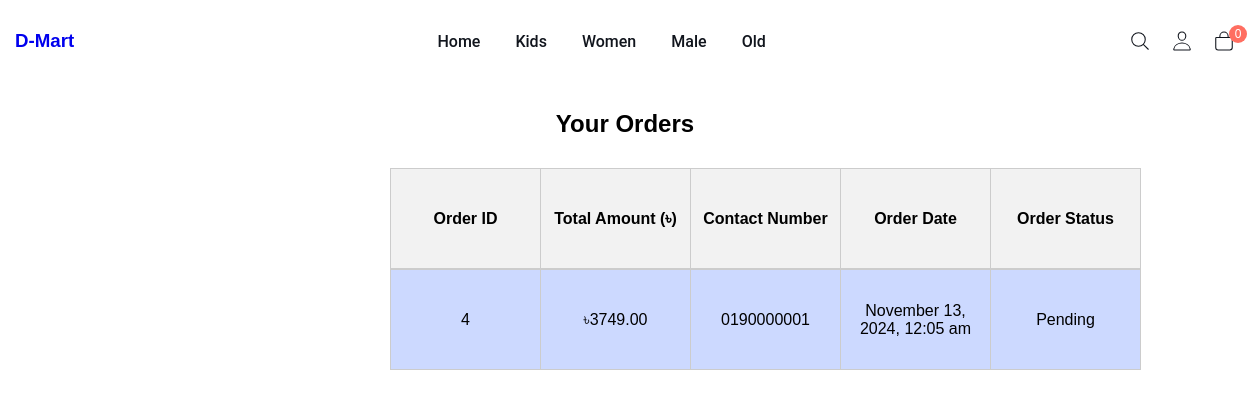
The app's page /frontend/order_status.php (signed in) with its own data.
### tables this page shows
CREATE TABLE `categories` (
  `id` int(11) NOT NULL,
  `name` varchar(250) NOT NULL,
  `status` tinyint(1) NOT NULL DEFAULT 1
);

CREATE TABLE `orders` (
  `id` int(11) NOT NULL,
  `user_id` int(11) NOT NULL,
  `name` varchar(100) NOT NULL,
  `email` varchar(100) NOT NULL,
  `contact_number` varchar(50) NOT NULL,
  `address` varchar(250) NOT NULL,
  `total_amount` decimal(10,2) NOT NULL,
  `order_status` int(11) NOT NULL DEFAULT 0,
  `order_date_time` datetime NOT NULL DEFAULT current_timestamp(),
  `status` tinyint(1) NOT NULL DEFAULT 1
);

### frontend/order_status.php (the view, shortened to what this page needs)
<?php
    require 'php_files/database_connection.php';
    $categories_sql = "SELECT id, name FROM categories WHERE status = 1";
    $categories = $conn->query($categories_sql);
    $user_id = $_SESSION['id'];
        $orders_sql = "SELECT id, total_amount, contact_number, order_date_time, order_status FROM orders WHERE user_id = ?";
        $stmt = $conn->prepare($orders_sql);
        $stmt->bind_param("i", $user_id);
        $stmt->execute();
        $result = $stmt->get_result();
?>
<!DOCTYPE html>
<html lang="en">
<head>
    <link rel="stylesheet" href="./assets/css/style.css">
</head>
<body id="top">
    <header class="header" data-header>
        <div class="container">
            <a href="./index.php" class="logo">
                <h3>D-Mart</h3>
            </a>
            <nav class="navbar" data-navbar>
                <ul class="navbar-list">
                    <li class="navbar-item"><a href="./index.php" class="navbar-link">Home</a></li>
                    <?php
                        while ($category = $categories->fetch_assoc()) {
                            echo '<li class="navbar-item"><a href="index.php?id='.$category['id'].'" class="navbar-link">' . htmlspecialchars($category['name']) . '</a></li>';
                        }
                    ?>
                </ul>
                <ul class="nav-action-list">
                    <li>
                        <button class="nav-action-btn">
                            <ion-icon name="search-outline" aria-hidden="true"></ion-icon>
                        </button>
                    </li>
                    <li class="nav-action">
                        <a href="javascript:void(0);" class="nav-action-btn">
                            <ion-icon name="person-outline" aria-hidden="true"></ion-icon>
                        </a>
                    </li>
                    <li>
                        <button class="nav-action-btn" onclick="cartDetails()">
                            <ion-icon name="bag-outline" aria-hidden="true"></ion-icon>
                            <data class="nav-action-badge" value="0" aria-hidden="true" id="cart_item">0</data>
                        </button>
                    </li>
                </ul>
            </nav>
        </div>
    </header>
<section class="table_container">
    <h2>Your Orders</h2>
    <table class="cart-table">
        <thead>
            <tr>
                <th>Order ID</th>
                <th>Total Amount (৳)</th>
                <th>Contact Number</th>
                <th>Order Date</th>
                <th>Order Status</th>
            </tr>
        </thead>
        <tbody id="cart_items">
            <?php while ($order = $result->fetch_assoc()) : ?>
                <tr>
                    <td><?php echo htmlspecialchars($order['id']); ?></td>
                    <td><?php echo '৳'.htmlspecialchars($order['total_amount']); ?></td>
                    <td><?php echo htmlspecialchars($order['contact_number']); ?></td>
                    <td><?php echo htmlspecialchars(date("F j, Y, g:i a", strtotime($order['order_date_time']))); ?></td>
                    <td>
                        <?php
                           if($order['order_status'] == 0){
                            echo "Pending";
                           }else if($order['order_status'] == 1){
                             echo "Confirmed Order";
                           }else if($order['order_status'] == 2){
                             echo "On Delivery Process";
                           }else{
                            echo "<span style='color:green; font-weight: bold;'>Delivered</span>";
                           }
                        ?>
                    </td>
                </tr>
            <?php endwhile; ?>
        </tbody>
    </table>
</section>
</body>
</html>

### frontend/assets/css/style.css (style rules this page uses)
:root { --maximum-blue-green_10: hsla(185, 75%, 45%, 0.1); --rich-black-fogra-29: hsl(217, 28%, 9%); --gray-x-11-gray: hsl(0, 0%, 74%); --oxford-blue_60: hsla(230, 41%, 14%, 0.6); --bittersweet: hsl(5, 100%, 69%); --smoky-black: rgb(7, 6, 1); --gainsboro: hsl(0, 0%, 88%); --black_90: hsla(0, 0%, 0%, 0.9); --cultured: hsl(200, 12%, 95%); --salmon: hsl(5, 100%, 73%); --white: hsl(0, 0%, 100%); --black: hsl(0, 0%, 0%); --onyx: hsl(0, 0%, 27%); --ff-roboto: 'Roboto', sans-serif; --ff-josefin-sans: 'Josefin Sans', sans-serif; --fs-1: 3rem; --fs-2: 2.6rem; --fs-3: 2.2rem; --fs-4: 2rem; --fs-5: 1.8rem; --fs-6: 1.6rem; --fs-7: 1.4rem; --fs-8: 1.2rem; --fw-300: 300; --fw-500: 500; --fw-600: 600; --fw-700: 700; --transition-1: 0.25s ease; --transition-2: 0.5s ease; --cubic-out: cubic-bezier(0.51, 0.03, 0.64, 0.28); --cubic-in: cubic-bezier(0.33, 0.85, 0.56, 1.02); --section-padding: 60px; }
*, *::before, *::after { margin: 0; padding: 0; box-sizing: border-box; }
li { list-style: none; }
a { text-decoration: none; }
a, img, span, table, tbody, button, ion-icon { display: block; }
button, input { font: inherit; background: none; border: none; }
button { cursor: pointer; }
html { font-family: var(--ff-josefin-sans); font-size: 10px; scroll-behavior: smooth; }
body { background: var(--white); font-size: 1.6rem; padding-block-start: 90px; }
.container { padding-inline: 15px; }
.header { background: var(--white); position: fixed; top: 0; left: 0; width: 100%; transition: var(--transition-1); z-index: 4; }
.header .container { display: flex; justify-content: space-between; align-items: center; padding-block: 20px; }
.navbar { background: var(--white); position: fixed; top: 0; left: -280px; width: 100%; max-width: 270px; height: 100%; border-right: 3px solid var(--rich-black-fogra-29); font-family: var(--ff-roboto); overflow-y: auto; overscroll-behavior: contain; z-index: 2; visibility: hidden; transition: 0.25s var(--cubic-out); }
.navbar-list, .nav-action-list { margin: 30px; }
.navbar-list { padding: 20px; border-bottom: 1px solid var(--gainsboro); }
.navbar-link { color: var(--rich-black-fogra-29); padding-block: 10px; transition: var(--transition-1); }
.navbar-item:not(:last-child) { border-bottom: 1px solid var(--gainsboro); }
.nav-action-list > li:first-child { display: none; }
.nav-action-btn { color: var(--rich-black-fogra-29); display: flex; align-items: center; gap: 10px; width: 100%; padding-block: 10px; transition: var(--transition-1); }
.nav-action-btn ion-icon { font-size: 22px; --ionicon-stroke-width: 25px; }
.nav-action-badge { margin-left: auto; font-size: var(--fs-8); background: var(--bittersweet); color: var(--white); width: 18px; height: 18px; display: grid; place-items: center; border-radius: 50%; }
@media (min-width: 575px) { :root { --fs-1: 4rem; } }
@media (min-width: 575px) { .container { max-width: 650px; width: 100%; margin-inline: auto; } }
@media (min-width: 768px) { :root { --fs-2: 3rem; } }
@media (min-width: 768px) { .container { max-width: 720px; } }
@media (min-width: 992px) { :root { --fs-3: 2.4rem; } }
@media (min-width: 992px) { .container { max-width: 970px; } }
@media (min-width: 992px) { .navbar, .navbar-list, .nav-action-list { all: unset; } }
@media (min-width: 992px) { .navbar-item:not(:last-child) { border: none; } }
@media (min-width: 992px) { .navbar-list, .nav-action-list { display: flex; } }
@media (min-width: 992px) { .nav-action-list { gap: 20px; } }
@media (min-width: 992px) { .navbar { display: flex; align-items: center; flex-grow: 1; } }
@media (min-width: 992px) { .navbar-list { margin-inline: auto; gap: 35px; } }
@media (min-width: 992px) { .navbar-link { font-family: var(--ff-roboto); font-weight: var(--fw-500); } }
@media (min-width: 992px) { .nav-action-list > li:first-child { display: block; } }
@media (min-width: 992px) { .nav-action-btn { position: relative; } }
@media (min-width: 992px) { .nav-action-badge { position: absolute; top: 5px; right: -12px; } }
@media (min-width: 1200px) { :root { --fs-1: 5rem; --fs-2: 3.6rem; } }
@media (min-width: 1200px) { .container { max-width: 1280px; } }

### records on screen
categories: name "Kids"
categories: name "Women"
categories: name "Male"
categories: name "Old"
orders: id "4", total_amount "3749.00", contact_number "0190000001", order_date_time "November 13, 2024, 12:05 am", order_status "Pending"
